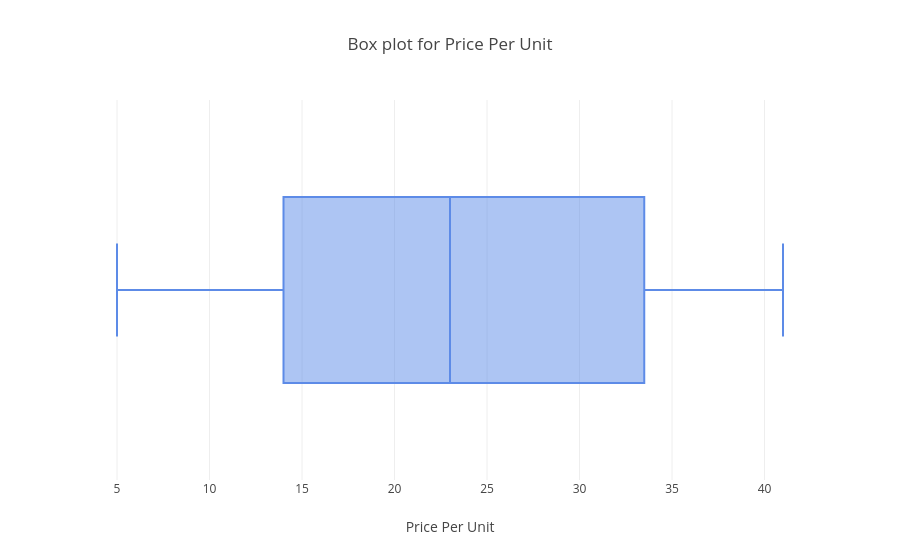
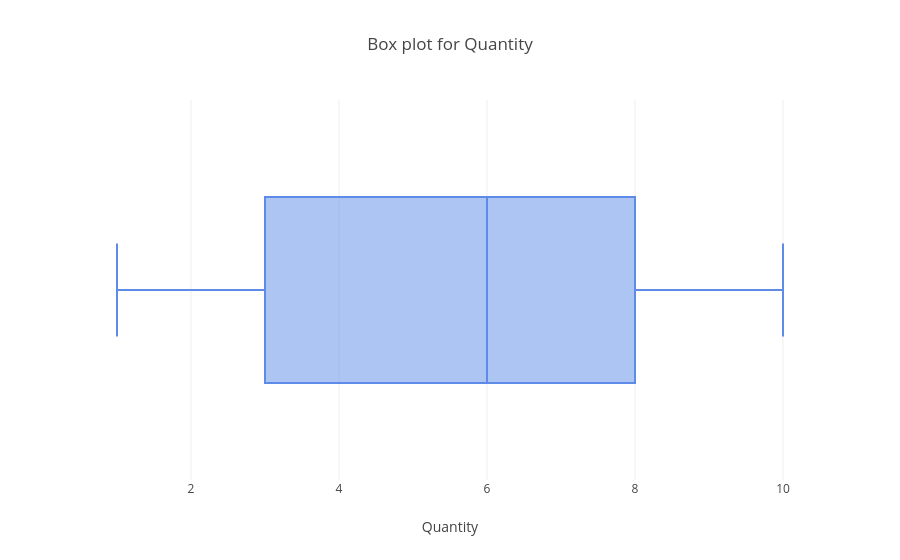
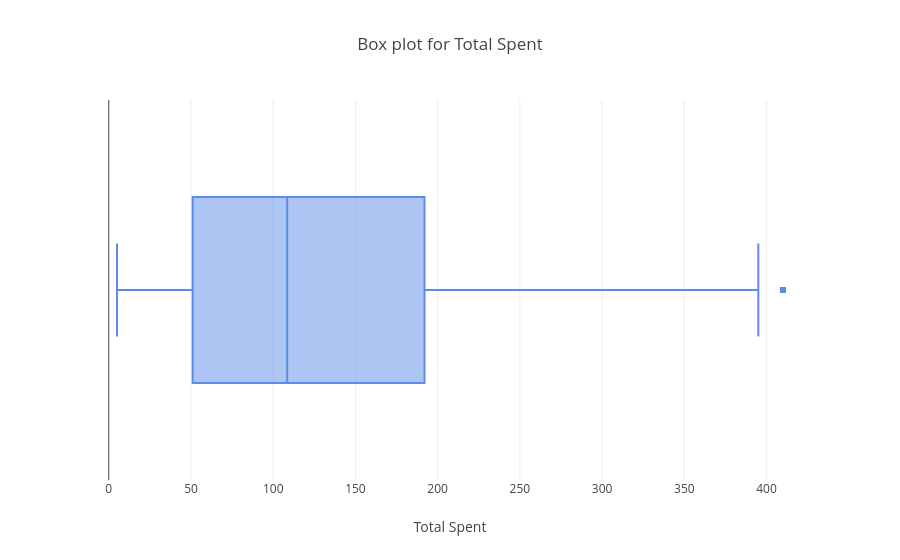

Notebook cell for these charts, in order:
### Markdown cell above
### 4.4 Check for Outliers for Numerical columns

### Code cell
for col in df.select_dtypes(include='number').columns:
    fig= px.box(data_frame=df,
                x= col,
                title= f'Box plot for {col}',
                color_discrete_sequence= ["#5D8BE7"])
    fig.show()

### Figure 1 — Plotly figure (JSON) as saved in the notebook; plotly's stock layout.template omitted (floating-point values rounded to 4 significant figures; data arrays with more than 128 entries replaced by an {"elided": "..."} marker saying what was removed)
{"data": [{"alignmentgroup": "True", "hovertemplate": "Price Per Unit=%{x}<extra></extra>", "legendgroup": "", "marker": {"color": "#5D8BE7"}, "name": "", "notched": false, "offsetgroup": "", "orientation": "h", "showlegend": false, "type": "box", "x": {"elided": "12575 float values"}, "x0": " ", "xaxis": "x", "y0": " ", "yaxis": "y"}], "layout": {"boxmode": "group", "legend": {"tracegroupgap": 0}, "title": {"text": "Box plot for Price Per Unit"}, "xaxis": {"anchor": "y", "domain": [0, 1], "title": {"text": "Price Per Unit"}}, "yaxis": {"anchor": "x", "domain": [0, 1]}}}

### Figure 2 — Plotly figure (JSON) as saved in the notebook; plotly's stock layout.template omitted (floating-point values rounded to 4 significant figures; data arrays with more than 128 entries replaced by an {"elided": "..."} marker saying what was removed)
{"data": [{"alignmentgroup": "True", "hovertemplate": "Quantity=%{x}<extra></extra>", "legendgroup": "", "marker": {"color": "#5D8BE7"}, "name": "", "notched": false, "offsetgroup": "", "orientation": "h", "showlegend": false, "type": "box", "x": {"elided": "12575 float values"}, "x0": " ", "xaxis": "x", "y0": " ", "yaxis": "y"}], "layout": {"boxmode": "group", "legend": {"tracegroupgap": 0}, "title": {"text": "Box plot for Quantity"}, "xaxis": {"anchor": "y", "domain": [0, 1], "title": {"text": "Quantity"}}, "yaxis": {"anchor": "x", "domain": [0, 1]}}}

### Figure 3 — Plotly figure (JSON) as saved in the notebook; plotly's stock layout.template omitted (floating-point values rounded to 4 significant figures; data arrays with more than 128 entries replaced by an {"elided": "..."} marker saying what was removed)
{"data": [{"alignmentgroup": "True", "hovertemplate": "Total Spent=%{x}<extra></extra>", "legendgroup": "", "marker": {"color": "#5D8BE7"}, "name": "", "notched": false, "offsetgroup": "", "orientation": "h", "showlegend": false, "type": "box", "x": {"elided": "12575 float values"}, "x0": " ", "xaxis": "x", "y0": " ", "yaxis": "y"}], "layout": {"boxmode": "group", "legend": {"tracegroupgap": 0}, "title": {"text": "Box plot for Total Spent"}, "xaxis": {"anchor": "y", "domain": [0, 1], "title": {"text": "Total Spent"}}, "yaxis": {"anchor": "x", "domain": [0, 1]}}}
